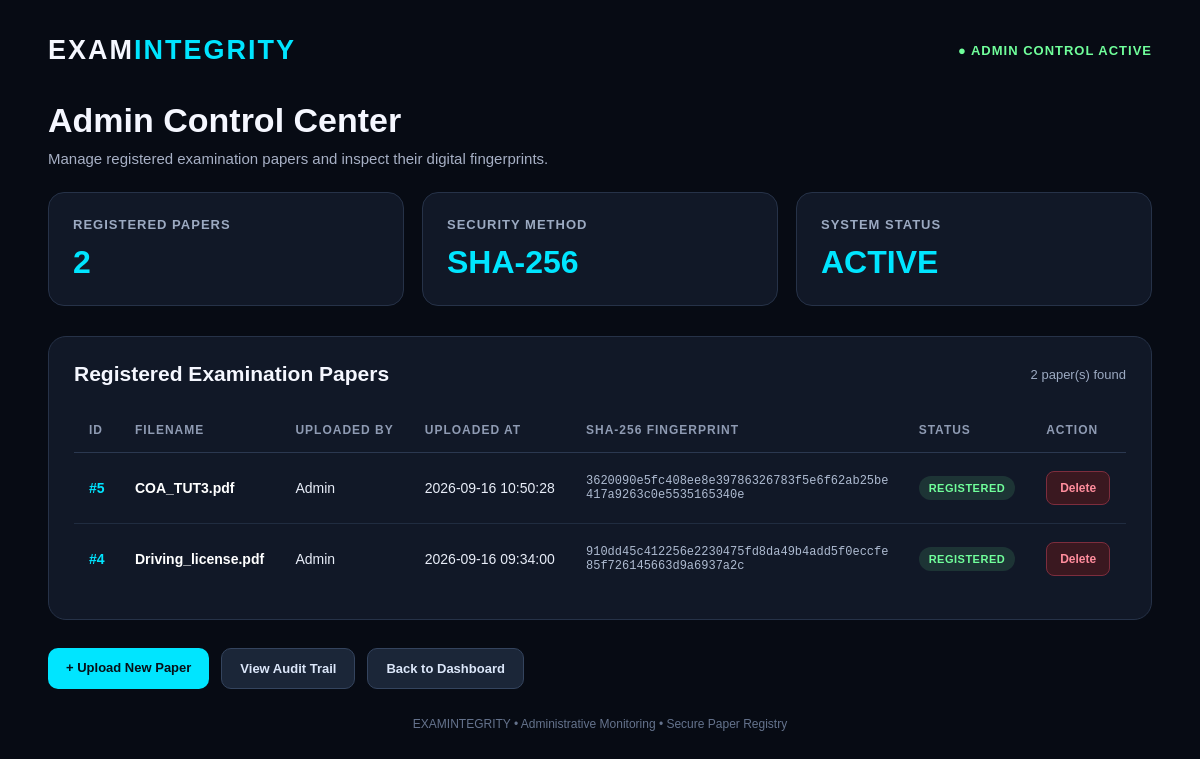
The page /admin on the database its author committed.
### tables this page shows
CREATE TABLE papers (
            id INTEGER PRIMARY KEY AUTOINCREMENT,
            filename TEXT NOT NULL,
            fingerprint TEXT NOT NULL,
            uploaded_by TEXT NOT NULL,
            uploaded_at TEXT NOT NULL
        , stored_filename TEXT);

### app.py (the view)
@app.route("/admin")
def admin_page():
    conn = get_db_connection()
    papers = conn.execute(
        """
        SELECT *
        FROM papers
        ORDER BY id DESC
        """
    ).fetchall()
    conn.close()
    return render_template(
        "admin.html",
        papers=papers
    )

### app.py (called while the page is built)
def get_db_connection():
    conn = sqlite3.connect(DATABASE_FILE)
    conn.row_factory = sqlite3.Row
    return conn

### templates/admin.html (shortened to what this page needs)
<!DOCTYPE html>
<html lang="en">
<head>
</head>
<body>
    <div class="container">
        <div class="topbar">
            <div class="brand">
                EXAM<span>INTEGRITY</span>
            </div>
            <div class="status">
                ● ADMIN CONTROL ACTIVE
            </div>
        </div>
        <div class="heading">
            <h1>Admin Control Center</h1>
            <p>
                Manage registered examination papers and inspect their
                digital fingerprints.
            </p>
        </div>
        <div class="summary">
            <div class="summary-card">
                <h3>Registered Papers</h3>
                <strong>{{ papers|length }}</strong>
            </div>
            <div class="summary-card">
                <h3>Security Method</h3>
                <strong>SHA-256</strong>
            </div>
            <div class="summary-card">
                <h3>System Status</h3>
                <strong>ACTIVE</strong>
            </div>
        </div>
        <div class="panel">
            <div class="panel-header">
                <h2>Registered Examination Papers</h2>
                <span>
                    {{ papers|length }} paper(s) found
                </span>
            </div>
            {% if papers %}
            <table>
                <thead>
                    <tr>
                        <th>ID</th>
                        <th>Filename</th>
                        <th>Uploaded By</th>
                        <th>Uploaded At</th>
                        <th>SHA-256 Fingerprint</th>
                        <th>Status</th>
                        <th>Action</th>
                    </tr>
                </thead>
                <tbody>
                    {% for paper in papers %}
                    <tr>
                        <td class="id">
                            #{{ paper["id"] }}
                        </td>
                        <td class="filename">
                            {{ paper["filename"] }}
                        </td>
                        <td>
                            {{ paper["uploaded_by"] }}
                        </td>
                        <td>
                            {{ paper["uploaded_at"] }}
                        </td>
                        <td class="fingerprint">
                            {{ paper["fingerprint"] }}
                        </td>
                        <td>
                            <span class="badge">
                                REGISTERED
                            </span>
                        </td>
                        <td>
                            <form
                                action="{{ url_for('delete_paper', paper_id=paper['id']) }}"
                                method="POST"
                                onsubmit="return confirm('Are you sure you want to delete this registered paper?');"
                            >
                            <button type="submit" class="delete-button">
                                Delete
                            </button>
                            </form>
                        </td>
                    </tr>
                    {% endfor %}
                </tbody>
            </table>
            {% else %}
            <div class="empty">
                No examination papers have been registered yet.
            </div>
            {% endif %}
        </div>
        <div class="actions">
            <a href="{{ url_for('upload_page') }}" class="button primary">
                + Upload New Paper
            </a>
            <a href="{{ url_for('audit_trail') }}" class="button secondary">
                View Audit Trail
            </a>
            <a href="{{ url_for('home') }}" class="button secondary">
                Back to Dashboard
            </a>
        </div>
        <div class="footer">
            EXAMINTEGRITY • Administrative Monitoring • Secure Paper Registry
        </div>
    </div>
</body>
</html>

### templates/admin.html (style rules this page uses)
* { box-sizing: border-box; margin: 0; padding: 0; }
body { font-family: Arial, Helvetica, sans-serif; background: #070b14; color: #f5f7ff; min-height: 100vh; }
.container { width: 92%; max-width: 1250px; margin: auto; padding: 35px 0; }
.topbar { display: flex; justify-content: space-between; align-items: center; gap: 20px; margin-bottom: 35px; flex-wrap: wrap; }
.brand { font-size: 27px; font-weight: bold; letter-spacing: 2px; }
.brand span { color: #00e5ff; }
.status { color: #70ff9b; font-size: 13px; font-weight: bold; letter-spacing: 1px; }
.heading { margin-bottom: 25px; }
.heading h1 { font-size: 34px; margin-bottom: 10px; }
.heading p { color: #a7b0c5; font-size: 15px; }
.summary { display: grid; grid-template-columns: repeat(3, 1fr); gap: 18px; margin-bottom: 30px; }
.summary-card { background: #111827; border: 1px solid #263248; border-radius: 16px; padding: 24px; }
.summary-card h3 { color: #9caac2; font-size: 13px; text-transform: uppercase; letter-spacing: 1px; margin-bottom: 12px; }
.summary-card strong { font-size: 32px; color: #00e5ff; }
.panel { background: #111827; border: 1px solid #263248; border-radius: 18px; padding: 25px; overflow-x: auto; }
.panel-header { display: flex; justify-content: space-between; align-items: center; gap: 15px; margin-bottom: 22px; flex-wrap: wrap; }
.panel-header h2 { font-size: 21px; }
.panel-header span { color: #9caac2; font-size: 13px; }
table { width: 100%; min-width: 850px; border-collapse: collapse; }
th { text-align: left; color: #8f9bb3; font-size: 12px; text-transform: uppercase; letter-spacing: 1px; padding: 15px; border-bottom: 1px solid #2b3850; }
td { padding: 18px 15px; border-bottom: 1px solid #202c40; font-size: 14px; color: #e8edf8; }
tr:last-child td { border-bottom: none; }
.id { color: #00e5ff; font-weight: bold; }
.filename { font-weight: bold; color: #ffffff; }
.fingerprint { color: #aebbd1; font-family: monospace; font-size: 12px; word-break: break-all; max-width: 330px; }
.badge { display: inline-block; padding: 6px 10px; border-radius: 20px; background: rgba(112, 255, 155, 0.12); color: #70ff9b; font-size: 11px; font-weight: bold; letter-spacing: 0.5px; }
.actions { display: flex; gap: 12px; flex-wrap: wrap; margin-top: 28px; }
.button { display: inline-block; text-decoration: none; border-radius: 10px; padding: 12px 18px; font-size: 13px; font-weight: bold; transition: 0.2s ease; }
.primary { background: #00e5ff; color: #061018; }
.secondary { background: #1b2638; color: #dce7fa; border: 1px solid #34445e; }
.footer { text-align: center; margin-top: 28px; color: #65738d; font-size: 12px; }
.delete-button { background: #3a1820; color: #ff8d9d; border: 1px solid #7d2d3d; border-radius: 8px; padding: 9px 13px; font-size: 12px; font-weight: bold; cursor: pointer; transition: 0.2s ease; }

### rows shown on the page
papers: id "5", filename "COA_TUT3.pdf", uploaded_by "Admin", uploaded_at "2026-09-16 10:50:28", fingerprint "3620090e5fc408ee8e39786326783f5e6f62ab25be417a9263c0e5535165340e"
papers: id "4", filename "Driving_license.pdf", uploaded_by "Admin", uploaded_at "2026-09-16 09:34:00", fingerprint "910dd45c412256e2230475fd8da49b4add5f0eccfe85f726145663d9a6937a2c"

### other values the page prints
{{ papers|length }} "2"
